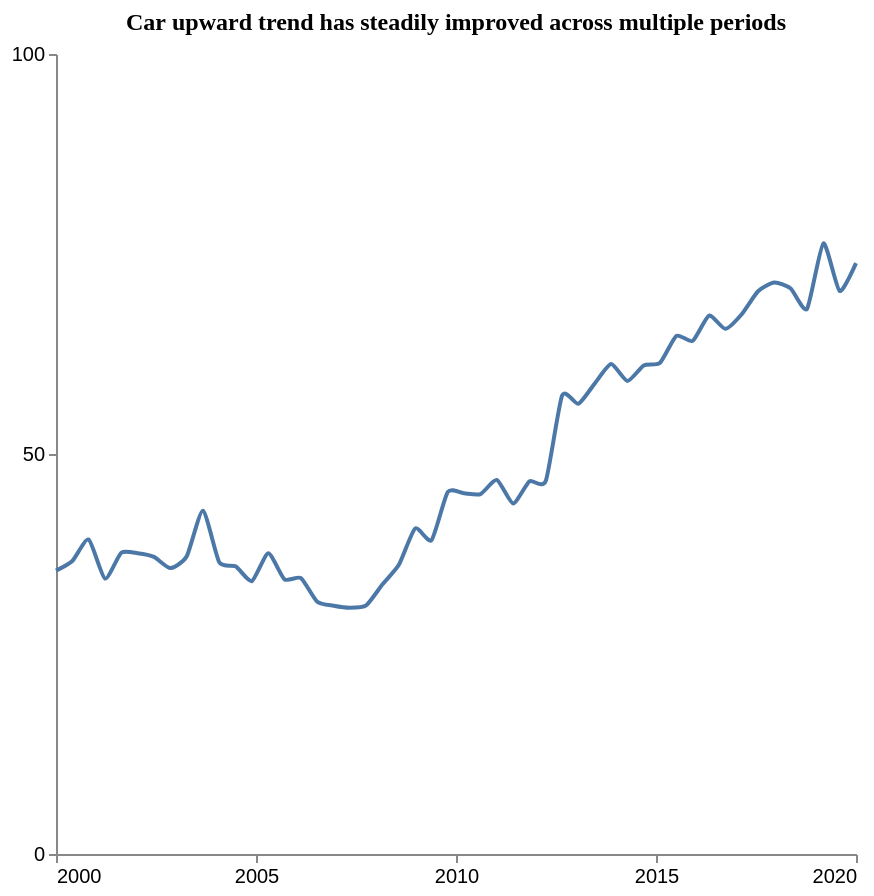

Here is the Vega-Lite specification saved for this chart:
### Vega-Lite specification from a JSON file in a GitHub repository (floating-point values rounded to 4 significant figures)
{"$schema": "https://vega.github.io/schema/vega-lite/v5.json", "description": "Pattern: Upward", "data": {"values": [{"X": 2000.0, "Y": 35.42}, {"X": 2000.0, "Y": 36.63}, {"X": 2001.0, "Y": 39.3}, {"X": 2001.0, "Y": 34.43}, {"X": 2002.0, "Y": 37.66}, {"X": 2002.0, "Y": 37.6}, {"X": 2002.0, "Y": 37.14}, {"X": 2003.0, "Y": 35.74}, {"X": 2003.0, "Y": 37.18}, {"X": 2004.0, "Y": 42.91}, {"X": 2004.0, "Y": 36.48}, {"X": 2004.0, "Y": 35.96}, {"X": 2005.0, "Y": 34.12}, {"X": 2005.0, "Y": 37.59}, {"X": 2006.0, "Y": 34.33}, {"X": 2006.0, "Y": 34.49}, {"X": 2007.0, "Y": 31.53}, {"X": 2007.0, "Y": 31.03}, {"X": 2007.0, "Y": 30.78}, {"X": 2008.0, "Y": 31.08}, {"X": 2008.0, "Y": 33.72}, {"X": 2009.0, "Y": 36.15}, {"X": 2009.0, "Y": 40.69}, {"X": 2009.0, "Y": 39.22}, {"X": 2010.0, "Y": 45.26}, {"X": 2010.0, "Y": 45.09}, {"X": 2011.0, "Y": 44.99}, {"X": 2011.0, "Y": 46.76}, {"X": 2011.0, "Y": 43.81}, {"X": 2012.0, "Y": 46.59}, {"X": 2012.0, "Y": 46.64}, {"X": 2013.0, "Y": 57.31}, {"X": 2013.0, "Y": 56.28}, {"X": 2013.0, "Y": 58.82}, {"X": 2014.0, "Y": 61.25}, {"X": 2014.0, "Y": 59.13}, {"X": 2015.0, "Y": 61.07}, {"X": 2015.0, "Y": 61.41}, {"X": 2016.0, "Y": 64.77}, {"X": 2016.0, "Y": 64.14}, {"X": 2016.0, "Y": 67.3}, {"X": 2017.0, "Y": 65.64}, {"X": 2017.0, "Y": 67.47}, {"X": 2018.0, "Y": 70.35}, {"X": 2018.0, "Y": 71.42}, {"X": 2018.0, "Y": 70.68}, {"X": 2019.0, "Y": 68.14}, {"X": 2019.0, "Y": 76.32}, {"X": 2020.0, "Y": 70.37}, {"X": 2020.0, "Y": 73.86}]}, "mark": {"type": "line", "interpolate": "cardinal", "tension": 0.4}, "encoding": {"x": {"field": "X", "type": "quantitative", "title": "", "axis": {"grid": false, "format": "d", "values": [2000, 2005, 2010, 2015, 2020], "tickSize": 4}, "scale": {"domain": [2000, 2020]}}, "y": {"field": "Y", "type": "quantitative", "title": "", "axis": {"grid": false, "format": "d", "values": [0, 50, 100], "tickSize": 4, "tickOpacity": 1}, "scale": {"domain": [0, 100]}}}, "title": {"text": "Car upward trend has steadily improved across multiple periods", "anchor": "middle", "font": "Tahoma", "fontSize": 12}, "config": {"lineBreak": "^", "view": {"stroke": null}}, "height": 400, "width": 400, "autosize": "pad"}
